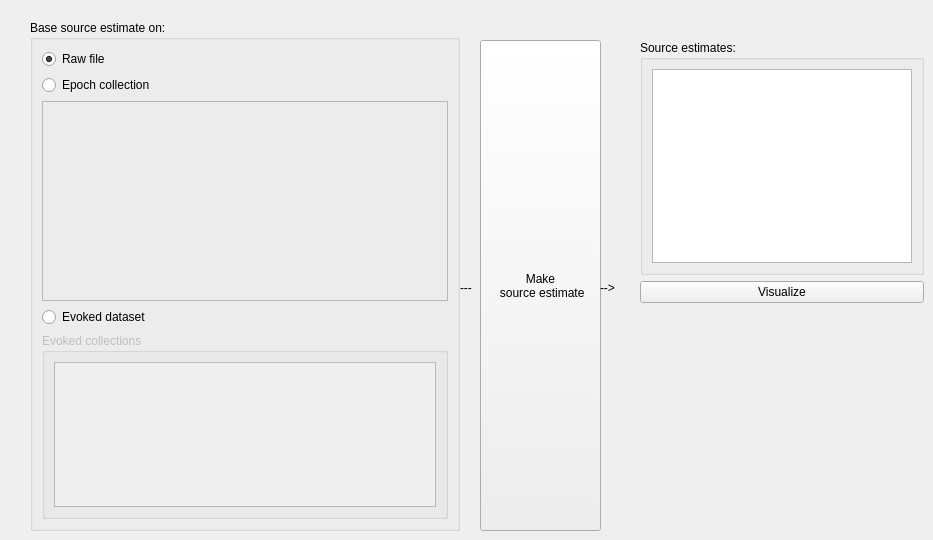
             <widget class="QWidget" name="tabSourceEstimate">
              <attribute name="title">
               <string>Source estimate</string>
              </attribute>
              <widget class="QGroupBox" name="groupBox_11">
               <property name="geometry">
                <rect>
                 <x>30</x>
                 <y>20</y>
                 <width>430</width>
                 <height>511</height>
                </rect>
               </property>
               <property name="title">
                <string>Base source estimate on:</string>
               </property>
               <layout class="QFormLayout" name="formLayout_15">
                <item row="0" column="0" colspan="2">
                 <layout class="QVBoxLayout" name="verticalLayout_25">
                  <item>
                   <widget class="QRadioButton" name="radioButtonRaw">
                    <property name="text">
                     <string>Raw file</string>
                    </property>
                    <property name="checked">
                     <bool>true</bool>
                    </property>
                   </widget>
                  </item>
                  <item>
                   <layout class="QVBoxLayout" name="verticalLayout_24">
                    <item>
                     <widget class="QRadioButton" name="radioButtonEpoch">
                      <property name="text">
                       <string>Epoch collection</string>
                      </property>
                     </widget>
                    </item>
                    <item>
                     <widget class="QFrame" name="frameInverseEpochs">
                      <property name="enabled">
                       <bool>false</bool>
                      </property>
                      <property name="minimumSize">
                       <size>
                        <width>400</width>
                        <height>200</height>
                       </size>
                      </property>
                      <property name="frameShape">
                       <enum>QFrame::StyledPanel</enum>
                      </property>
                      <property name="frameShadow">
                       <enum>QFrame::Raised</enum>
                      </property>
                     </widget>
                    </item>
                   </layout>
                  </item>
                  <item>
                   <layout class="QGridLayout" name="gridLayout_32">
                    <item row="0" column="0">
                     <widget class="QRadioButton" name="radioButtonEvoked">
                      <property name="text">
                       <string>Evoked dataset</string>
                      </property>
                     </widget>
                    </item>
                    <item row="1" column="0">
                     <widget class="QGroupBox" name="groupBoxInverseEvoked">
                      <property name="enabled">
                       <bool>false</bool>
                      </property>
                      <property name="title">
                       <string>Evoked collections</string>
                      </property>
                      <layout class="QGridLayout" name="gridLayout_33">
                       <item row="0" column="0">
                        <widget class="QListWidget" name="listWidgetInverseEvoked">
                         <property name="enabled">
                          <bool>false</bool>
                         </property>
                        </widget>
                       </item>
                      </layout>
                     </widget>
                    </item>
                   </layout>
                  </item>
                 </layout>
                </item>
               </layout>
              </widget>
              <widget class="QPushButton" name="pushButtonMakeSourceEstimate">
               <property name="geometry">
                <rect>
                 <x>480</x>
                 <y>40</y>
                 <width>121</width>
                 <height>491</height>
                </rect>
               </property>
               <property name="text">
                <string>Make 
 source estimate</string>
               </property>
              </widget>
              <widget class="QLabel" name="label_35">
               <property name="geometry">
                <rect>
                 <x>460</x>
                 <y>280</y>
                 <width>16</width>
                 <height>16</height>
                </rect>
               </property>
               <property name="text">
                <string>---</string>
               </property>
              </widget>
              <widget class="QLabel" name="label_36">
               <property name="geometry">
                <rect>
                 <x>600</x>
                 <y>280</y>
                 <width>21</width>
                 <height>16</height>
                </rect>
               </property>
               <property name="text">
                <string>--&gt;</string>
               </property>
              </widget>
              <widget class="QWidget" name="layoutWidget">
               <property name="geometry">
                <rect>
                 <x>640</x>
                 <y>40</y>
                 <width>284</width>
                 <height>263</height>
                </rect>
               </property>
               <layout class="QVBoxLayout" name="verticalLayout_26">
                <item>
                 <widget class="QGroupBox" name="groupBox_23">
                  <property name="title">
                   <string>Source estimates:</string>
                  </property>
                  <layout class="QGridLayout" name="gridLayout_30">
                   <item row="0" column="0">
                    <widget class="QListWidget" name="listWidgetSourceEstimate"/>
                   </item>
                  </layout>
                 </widget>
                </item>
                <item>
                 <widget class="QPushButton" name="pushButtonVisStc">
                  <property name="text">
                   <string>Visualize</string>
                  </property>
                 </widget>
                </item>
               </layout>
              </widget>
             </widget>
